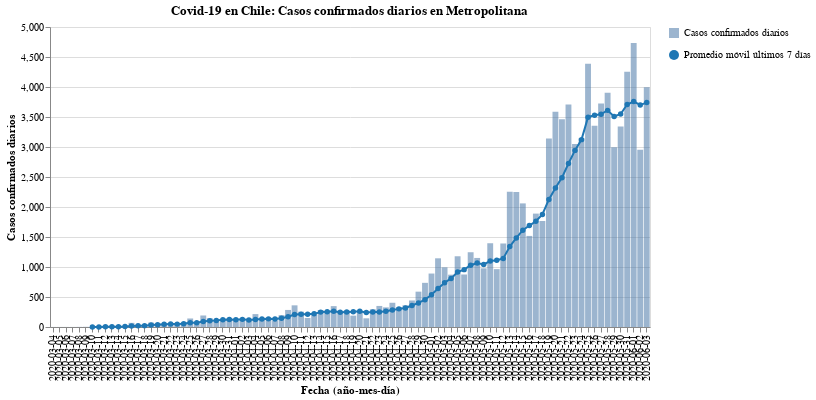

Source (notebook cell):
### Code cell
#hide_input
bars, line = my_cases_plot(region)
(bars + line).properties(
    title=f'Covid-19 en Chile: Casos confirmados diarios en {region}',
    width=600
)

### Figure 1 — Vega-Lite specification as saved in the notebook (floating-point values rounded to 4 significant figures)
{"config": {"view": {"continuousWidth": 400, "continuousHeight": 300}}, "layer": [{"mark": {"type": "bar", "opacity": 0.7}, "encoding": {"opacity": {"type": "nominal", "field": "Casos confirmados diarios", "legend": {"title": ""}}, "tooltip": [{"type": "nominal", "field": "Fecha"}, {"type": "quantitative", "field": "Casos confirmados"}], "x": {"type": "nominal", "axis": {"title": "Fecha (año-mes-día)"}, "field": "Fecha"}, "y": {"type": "quantitative", "axis": {"title": "Casos confirmados diarios"}, "field": "Casos confirmados"}}}, {"mark": {"type": "line", "color": "#1f77b4", "point": {"filled": true, "fill": "#1f77b4"}}, "encoding": {"shape": {"type": "nominal", "field": "Promedio móvil últimos 7 días", "legend": {"title": ""}}, "x": {"type": "nominal", "axis": {"title": "Fecha (año-mes-día)"}, "field": "Fecha"}, "y": {"type": "quantitative", "field": "Rolling"}}}], "data": {"name": "data-a97911e055d65887bf3a7c204eca7461"}, "title": "Covid-19 en Chile: Casos confirmados diarios en Metropolitana", "width": 600, "$schema": "https://vega.github.io/schema/vega-lite/v4.8.1.json", "datasets": {"data-a97911e055d65887bf3a7c204eca7461": [{"Fecha": "2020-03-04", "Casos confirmados": 1, "Rolling": null, "Casos confirmados diarios": "Casos confirmados diarios", "Promedio móvil últimos 7 días": "Promedio móvil últimos 7 días"}, {"Fecha": "2020-03-05", "Casos confirmados": 1, "Rolling": null, "Casos confirmados diarios": "Casos confirmados diarios", "Promedio móvil últimos 7 días": "Promedio móvil últimos 7 días"}, {"Fecha": "2020-03-06", "Casos confirmados": 1, "Rolling": null, "Casos confirmados diarios": "Casos confirmados diarios", "Promedio móvil últimos 7 días": "Promedio móvil últimos 7 días"}, {"Fecha": "2020-03-07", "Casos confirmados": 1, "Rolling": null, "Casos confirmados diarios": "Casos confirmados diarios", "Promedio móvil últimos 7 días": "Promedio móvil últimos 7 días"}, {"Fecha": "2020-03-08", "Casos confirmados": 2, "Rolling": null, "Casos confirmados diarios": "Casos confirmados diarios", "Promedio móvil últimos 7 días": "Promedio móvil últimos 7 días"}, {"Fecha": "2020-03-09", "Casos confirmados": 3, "Rolling": null, "Casos confirmados diarios": "Casos confirmados diarios", "Promedio móvil últimos 7 días": "Promedio móvil últimos 7 días"}, {"Fecha": "2020-03-10", "Casos confirmados": 1, "Rolling": 1.429, "Casos confirmados diarios": "Casos confirmados diarios", "Promedio móvil últimos 7 días": "Promedio móvil últimos 7 días"}, {"Fecha": "2020-03-11", "Casos confirmados": 4, "Rolling": 1.857, "Casos confirmados diarios": "Casos confirmados diarios", "Promedio móvil últimos 7 días": "Promedio móvil últimos 7 días"}, {"Fecha": "2020-03-12", "Casos confirmados": 9, "Rolling": 3.0, "Casos confirmados diarios": "Casos confirmados diarios", "Promedio móvil últimos 7 días": "Promedio móvil últimos 7 días"}, {"Fecha": "2020-03-13", "Casos confirmados": 6, "Rolling": 3.714, "Casos confirmados diarios": "Casos confirmados diarios", "Promedio móvil últimos 7 días": "Promedio móvil últimos 7 días"}, {"Fecha": "2020-03-14", "Casos confirmados": 11, "Rolling": 5.143, "Casos confirmados diarios": "Casos confirmados diarios", "Promedio móvil últimos 7 días": "Promedio móvil últimos 7 días"}, {"Fecha": "2020-03-15", "Casos confirmados": 14, "Rolling": 6.857, "Casos confirmados diarios": "Casos confirmados diarios", "Promedio móvil últimos 7 días": "Promedio móvil últimos 7 días"}, {"Fecha": "2020-03-16", "Casos confirmados": 69, "Rolling": 16.29, "Casos confirmados diarios": "Casos confirmados diarios", "Promedio móvil últimos 7 días": "Promedio móvil últimos 7 días"}, {"Fecha": "2020-03-17", "Casos confirmados": 29, "Rolling": 20.29, "Casos confirmados diarios": "Casos confirmados diarios", "Promedio móvil últimos 7 días": "Promedio móvil últimos 7 días"}, {"Fecha": "2020-03-18", "Casos confirmados": 22, "Rolling": 22.86, "Casos confirmados diarios": "Casos confirmados diarios", "Promedio móvil últimos 7 días": "Promedio móvil últimos 7 días"}, {"Fecha": "2020-03-19", "Casos confirmados": 73, "Rolling": 32.0, "Casos confirmados diarios": "Casos confirmados diarios", "Promedio móvil últimos 7 días": "Promedio móvil últimos 7 días"}, {"Fecha": "2020-03-20", "Casos confirmados": 57, "Rolling": 39.29, "Casos confirmados diarios": "Casos confirmados diarios", "Promedio móvil últimos 7 días": "Promedio móvil últimos 7 días"}, {"Fecha": "2020-03-21", "Casos confirmados": 55, "Rolling": 45.57, "Casos confirmados diarios": "Casos confirmados diarios", "Promedio móvil últimos 7 días": "Promedio móvil últimos 7 días"}, {"Fecha": "2020-03-22", "Casos confirmados": 50, "Rolling": 50.71, "Casos confirmados diarios": "Casos confirmados diarios", "Promedio móvil últimos 7 días": "Promedio móvil últimos 7 días"}, {"Fecha": "2020-03-23", "Casos confirmados": 50, "Rolling": 48.0, "Casos confirmados diarios": "Casos confirmados diarios", "Promedio móvil últimos 7 días": "Promedio móvil últimos 7 días"}, {"Fecha": "2020-03-24", "Casos confirmados": 81, "Rolling": 55.43, "Casos confirmados diarios": "Casos confirmados diarios", "Promedio móvil últimos 7 días": "Promedio móvil últimos 7 días"}, {"Fecha": "2020-03-25", "Casos confirmados": 142, "Rolling": 72.57, "Casos confirmados diarios": "Casos confirmados diarios", "Promedio móvil últimos 7 días": "Promedio móvil últimos 7 días"}, {"Fecha": "2020-03-26", "Casos confirmados": 64, "Rolling": 71.29, "Casos confirmados diarios": "Casos confirmados diarios", "Promedio móvil últimos 7 días": "Promedio móvil últimos 7 días"}, {"Fecha": "2020-03-27", "Casos confirmados": 192, "Rolling": 90.57, "Casos confirmados diarios": "Casos confirmados diarios", "Promedio móvil últimos 7 días": "Promedio móvil últimos 7 días"}, {"Fecha": "2020-03-28", "Casos confirmados": 146, "Rolling": 103.6, "Casos confirmados diarios": "Casos confirmados diarios", "Promedio móvil últimos 7 días": "Promedio móvil últimos 7 días"}, {"Fecha": "2020-03-29", "Casos confirmados": 83, "Rolling": 108.3, "Casos confirmados diarios": "Casos confirmados diarios", "Promedio móvil últimos 7 días": "Promedio móvil últimos 7 días"}, {"Fecha": "2020-03-30", "Casos confirmados": 128, "Rolling": 119.4, "Casos confirmados diarios": "Casos confirmados diarios", "Promedio móvil últimos 7 días": "Promedio móvil últimos 7 días"}, {"Fecha": "2020-03-31", "Casos confirmados": 125, "Rolling": 125.7, "Casos confirmados diarios": "Casos confirmados diarios", "Promedio móvil últimos 7 días": "Promedio móvil últimos 7 días"}, {"Fecha": "2020-04-01", "Casos confirmados": 101, "Rolling": 119.9, "Casos confirmados diarios": "Casos confirmados diarios", "Promedio móvil últimos 7 días": "Promedio móvil últimos 7 días"}, {"Fecha": "2020-04-02", "Casos confirmados": 115, "Rolling": 127.1, "Casos confirmados diarios": "Casos confirmados diarios", "Promedio móvil últimos 7 días": "Promedio móvil últimos 7 días"}, {"Fecha": "2020-04-03", "Casos confirmados": 106, "Rolling": 114.9, "Casos confirmados diarios": "Casos confirmados diarios", "Promedio móvil últimos 7 días": "Promedio móvil últimos 7 días"}, {"Fecha": "2020-04-04", "Casos confirmados": 215, "Rolling": 124.7, "Casos confirmados diarios": "Casos confirmados diarios", "Promedio móvil últimos 7 días": "Promedio móvil últimos 7 días"}, {"Fecha": "2020-04-05", "Casos confirmados": 145, "Rolling": 133.6, "Casos confirmados diarios": "Casos confirmados diarios", "Promedio móvil últimos 7 días": "Promedio móvil últimos 7 días"}, {"Fecha": "2020-04-06", "Casos confirmados": 142, "Rolling": 135.6, "Casos confirmados diarios": "Casos confirmados diarios", "Promedio móvil últimos 7 días": "Promedio móvil últimos 7 días"}, {"Fecha": "2020-04-07", "Casos confirmados": 106, "Rolling": 132.9, "Casos confirmados diarios": "Casos confirmados diarios", "Promedio móvil últimos 7 días": "Promedio móvil últimos 7 días"}, {"Fecha": "2020-04-08", "Casos confirmados": 198, "Rolling": 146.7, "Casos confirmados diarios": "Casos confirmados diarios", "Promedio móvil últimos 7 días": "Promedio móvil últimos 7 días"}, {"Fecha": "2020-04-09", "Casos confirmados": 284, "Rolling": 170.9, "Casos confirmados diarios": "Casos confirmados diarios", "Promedio móvil últimos 7 días": "Promedio móvil últimos 7 días"}, {"Fecha": "2020-04-10", "Casos confirmados": 361, "Rolling": 207.3, "Casos confirmados diarios": "Casos confirmados diarios", "Promedio móvil últimos 7 días": "Promedio móvil últimos 7 días"}, {"Fecha": "2020-04-11", "Casos confirmados": 255, "Rolling": 213.0, "Casos confirmados diarios": "Casos confirmados diarios", "Promedio móvil últimos 7 días": "Promedio móvil últimos 7 días"}, {"Fecha": "2020-04-12", "Casos confirmados": 151, "Rolling": 213.9, "Casos confirmados diarios": "Casos confirmados diarios", "Promedio móvil últimos 7 días": "Promedio móvil últimos 7 días"}, {"Fecha": "2020-04-13", "Casos confirmados": 204, "Rolling": 222.7, "Casos confirmados diarios": "Casos confirmados diarios", "Promedio móvil últimos 7 días": "Promedio móvil últimos 7 días"}, {"Fecha": "2020-04-14", "Casos confirmados": 283, "Rolling": 248.0, "Casos confirmados diarios": "Casos confirmados diarios", "Promedio móvil últimos 7 días": "Promedio móvil últimos 7 días"}, {"Fecha": "2020-04-15", "Casos confirmados": 248, "Rolling": 255.1, "Casos confirmados diarios": "Casos confirmados diarios", "Promedio móvil últimos 7 días": "Promedio móvil últimos 7 días"}, {"Fecha": "2020-04-16", "Casos confirmados": 348, "Rolling": 264.3, "Casos confirmados diarios": "Casos confirmados diarios", "Promedio móvil últimos 7 días": "Promedio móvil últimos 7 días"}, {"Fecha": "2020-04-17", "Casos confirmados": 233, "Rolling": 246.0, "Casos confirmados diarios": "Casos confirmados diarios", "Promedio móvil últimos 7 días": "Promedio móvil últimos 7 días"}, {"Fecha": "2020-04-18", "Casos confirmados": 277, "Rolling": 249.1, "Casos confirmados diarios": "Casos confirmados diarios", "Promedio móvil últimos 7 días": "Promedio móvil últimos 7 días"}, {"Fecha": "2020-04-19", "Casos confirmados": 189, "Rolling": 254.6, "Casos confirmados diarios": "Casos confirmados diarios", "Promedio móvil últimos 7 días": "Promedio móvil últimos 7 días"}, {"Fecha": "2020-04-20", "Casos confirmados": 262, "Rolling": 262.9, "Casos confirmados diarios": "Casos confirmados diarios", "Promedio móvil últimos 7 días": "Promedio móvil últimos 7 días"}, {"Fecha": "2020-04-21", "Casos confirmados": 145, "Rolling": 243.1, "Casos confirmados diarios": "Casos confirmados diarios", "Promedio móvil últimos 7 días": "Promedio móvil últimos 7 días"}, {"Fecha": "2020-04-22", "Casos confirmados": 295, "Rolling": 249.9, "Casos confirmados diarios": "Casos confirmados diarios", "Promedio móvil últimos 7 días": "Promedio móvil últimos 7 días"}, {"Fecha": "2020-04-23", "Casos confirmados": 351, "Rolling": 250.3, "Casos confirmados diarios": "Casos confirmados diarios", "Promedio móvil últimos 7 días": "Promedio móvil últimos 7 días"}, {"Fecha": "2020-04-24", "Casos confirmados": 327, "Rolling": 263.7, "Casos confirmados diarios": "Casos confirmados diarios", "Promedio móvil últimos 7 días": "Promedio móvil últimos 7 días"}, {"Fecha": "2020-04-25", "Casos confirmados": 404, "Rolling": 281.9, "Casos confirmados diarios": "Casos confirmados diarios", "Promedio móvil últimos 7 días": "Promedio móvil últimos 7 días"}, {"Fecha": "2020-04-26", "Casos confirmados": 331, "Rolling": 302.1, "Casos confirmados diarios": "Casos confirmados diarios", "Promedio móvil últimos 7 días": "Promedio móvil últimos 7 días"}, {"Fecha": "2020-04-27", "Casos confirmados": 362, "Rolling": 316.4, "Casos confirmados diarios": "Casos confirmados diarios", "Promedio móvil últimos 7 días": "Promedio móvil últimos 7 días"}, {"Fecha": "2020-04-28", "Casos confirmados": 442, "Rolling": 358.9, "Casos confirmados diarios": "Casos confirmados diarios", "Promedio móvil últimos 7 días": "Promedio móvil últimos 7 días"}, {"Fecha": "2020-04-29", "Casos confirmados": 589, "Rolling": 400.9, "Casos confirmados diarios": "Casos confirmados diarios", "Promedio móvil últimos 7 días": "Promedio móvil últimos 7 días"}, {"Fecha": "2020-04-30", "Casos confirmados": 736, "Rolling": 455.9, "Casos confirmados diarios": "Casos confirmados diarios", "Promedio móvil últimos 7 días": "Promedio móvil últimos 7 días"}, {"Fecha": "2020-05-01", "Casos confirmados": 891, "Rolling": 536.4, "Casos confirmados diarios": "Casos confirmados diarios", "Promedio móvil últimos 7 días": "Promedio móvil últimos 7 días"}, {"Fecha": "2020-05-02", "Casos confirmados": 1145, "Rolling": 642.3, "Casos confirmados diarios": "Casos confirmados diarios", "Promedio móvil últimos 7 días": "Promedio móvil últimos 7 días"}, {"Fecha": "2020-05-03", "Casos confirmados": 995, "Rolling": 737.1, "Casos confirmados diarios": "Casos confirmados diarios", "Promedio móvil últimos 7 días": "Promedio móvil últimos 7 días"}, {"Fecha": "2020-05-04", "Casos confirmados": 872, "Rolling": 810.0, "Casos confirmados diarios": "Casos confirmados diarios", "Promedio móvil últimos 7 días": "Promedio móvil últimos 7 días"}, {"Fecha": "2020-05-05", "Casos confirmados": 1179, "Rolling": 915.3, "Casos confirmados diarios": "Casos confirmados diarios", "Promedio móvil últimos 7 días": "Promedio móvil últimos 7 días"}, {"Fecha": "2020-05-06", "Casos confirmados": 875, "Rolling": 956.1, "Casos confirmados diarios": "Casos confirmados diarios", "Promedio móvil últimos 7 días": "Promedio móvil últimos 7 días"}, {"Fecha": "2020-05-07", "Casos confirmados": 1246, "Rolling": 1029.0, "Casos confirmados diarios": "Casos confirmados diarios", "Promedio móvil últimos 7 días": "Promedio móvil últimos 7 días"}, {"Fecha": "2020-05-08", "Casos confirmados": 1151, "Rolling": 1066.0, "Casos confirmados diarios": "Casos confirmados diarios", "Promedio móvil últimos 7 días": "Promedio móvil últimos 7 días"}, {"Fecha": "2020-05-09", "Casos confirmados": 978, "Rolling": 1042.0, "Casos confirmados diarios": "Casos confirmados diarios", "Promedio móvil últimos 7 días": "Promedio móvil últimos 7 días"}, {"Fecha": "2020-05-10", "Casos confirmados": 1396, "Rolling": 1100.0, "Casos confirmados diarios": "Casos confirmados diarios", "Promedio móvil últimos 7 días": "Promedio móvil últimos 7 días"}, {"Fecha": "2020-05-11", "Casos confirmados": 964, "Rolling": 1113.0, "Casos confirmados diarios": "Casos confirmados diarios", "Promedio móvil últimos 7 días": "Promedio móvil últimos 7 días"}, {"Fecha": "2020-05-12", "Casos confirmados": 1392, "Rolling": 1143.0, "Casos confirmados diarios": "Casos confirmados diarios", "Promedio móvil últimos 7 días": "Promedio móvil últimos 7 días"}, {"Fecha": "2020-05-13", "Casos confirmados": 2256, "Rolling": 1340.0, "Casos confirmados diarios": "Casos confirmados diarios", "Promedio móvil últimos 7 días": "Promedio móvil últimos 7 días"}, {"Fecha": "2020-05-14", "Casos confirmados": 2251, "Rolling": 1484.0, "Casos confirmados diarios": "Casos confirmados diarios", "Promedio móvil últimos 7 días": "Promedio móvil últimos 7 días"}, {"Fecha": "2020-05-15", "Casos confirmados": 2060, "Rolling": 1614.0, "Casos confirmados diarios": "Casos confirmados diarios", "Promedio móvil últimos 7 días": "Promedio móvil últimos 7 días"}, {"Fecha": "2020-05-16", "Casos confirmados": 1518, "Rolling": 1691.0, "Casos confirmados diarios": "Casos confirmados diarios", "Promedio móvil últimos 7 días": "Promedio móvil últimos 7 días"}, {"Fecha": "2020-05-17", "Casos confirmados": 1890, "Rolling": 1762.0, "Casos confirmados diarios": "Casos confirmados diarios", "Promedio móvil últimos 7 días": "Promedio móvil últimos 7 días"}, {"Fecha": "2020-05-18", "Casos confirmados": 1767, "Rolling": 1876.0, "Casos confirmados diarios": "Casos confirmados diarios", "Promedio móvil últimos 7 días": "Promedio móvil últimos 7 días"}, {"Fecha": "2020-05-19", "Casos confirmados": 3140, "Rolling": 2126.0, "Casos confirmados diarios": "Casos confirmados diarios", "Promedio móvil últimos 7 días": "Promedio móvil últimos 7 días"}, {"Fecha": "2020-05-20", "Casos confirmados": 3588, "Rolling": 2316.0, "Casos confirmados diarios": "Casos confirmados diarios", "Promedio móvil últimos 7 días": "Promedio móvil últimos 7 días"}, {"Fecha": "2020-05-21", "Casos confirmados": 3462, "Rolling": 2489.0, "Casos confirmados diarios": "Casos confirmados diarios", "Promedio móvil últimos 7 días": "Promedio móvil últimos 7 días"}, {"Fecha": "2020-05-22", "Casos confirmados": 3709, "Rolling": 2725.0, "Casos confirmados diarios": "Casos confirmados diarios", "Promedio móvil últimos 7 días": "Promedio móvil últimos 7 días"}, {"Fecha": "2020-05-23", "Casos confirmados": 3049, "Rolling": 2944.0, "Casos confirmados diarios": "Casos confirmados diarios", "Promedio móvil últimos 7 días": "Promedio móvil últimos 7 días"}, {"Fecha": "2020-05-24", "Casos confirmados": 3145, "Rolling": 3123.0, "Casos confirmados diarios": "Casos confirmados diarios", "Promedio móvil últimos 7 días": "Promedio móvil últimos 7 días"}, {"Fecha": "2020-05-25", "Casos confirmados": 4386, "Rolling": 3497.0, "Casos confirmados diarios": "Casos confirmados diarios", "Promedio móvil últimos 7 días": "Promedio móvil últimos 7 días"}, {"Fecha": "2020-05-26", "Casos confirmados": 3355, "Rolling": 3528.0, "Casos confirmados diarios": "Casos confirmados diarios", "Promedio móvil últimos 7 días": "Promedio móvil últimos 7 días"}, {"Fecha": "2020-05-27", "Casos confirmados": 3726, "Rolling": 3547.0, "Casos confirmados diarios": "Casos confirmados diarios", "Promedio móvil últimos 7 días": "Promedio móvil últimos 7 días"}, {"Fecha": "2020-05-28", "Casos confirmados": 3904, "Rolling": 3611.0, "Casos confirmados diarios": "Casos confirmados diarios", "Promedio móvil últimos 7 días": "Promedio móvil últimos 7 días"}, {"Fecha": "2020-05-29", "Casos confirmados": 2995, "Rolling": 3509.0, "Casos confirmados diarios": "Casos confirmados diarios", "Promedio móvil últimos 7 días": "Promedio móvil últimos 7 días"}, {"Fecha": "2020-05-30", "Casos confirmados": 3341, "Rolling": 3550.0, "Casos confirmados diarios": "Casos confirmados diarios", "Promedio móvil últimos 7 días": "Promedio móvil últimos 7 días"}, {"Fecha": "2020-05-31", "Casos confirmados": 4253, "Rolling": 3709.0, "Casos confirmados diarios": "Casos confirmados diarios", "Promedio móvil últimos 7 días": "Promedio móvil últimos 7 días"}, {"Fecha": "2020-06-01", "Casos confirmados": 4735, "Rolling": 3758.0, "Casos confirmados diarios": "Casos confirmados diarios", "Promedio móvil últimos 7 días": "Promedio móvil últimos 7 días"}, {"Fecha": "2020-06-02", "Casos confirmados": 2955, "Rolling": 3701.0, "Casos confirmados diarios": "Casos confirmados diarios", "Promedio móvil últimos 7 días": "Promedio móvil últimos 7 días"}, {"Fecha": "2020-06-03", "Casos confirmados": 3997, "Rolling": 3740.0, "Casos confirmados diarios": "Casos confirmados diarios", "Promedio móvil últimos 7 días": "Promedio móvil últimos 7 días"}]}}
